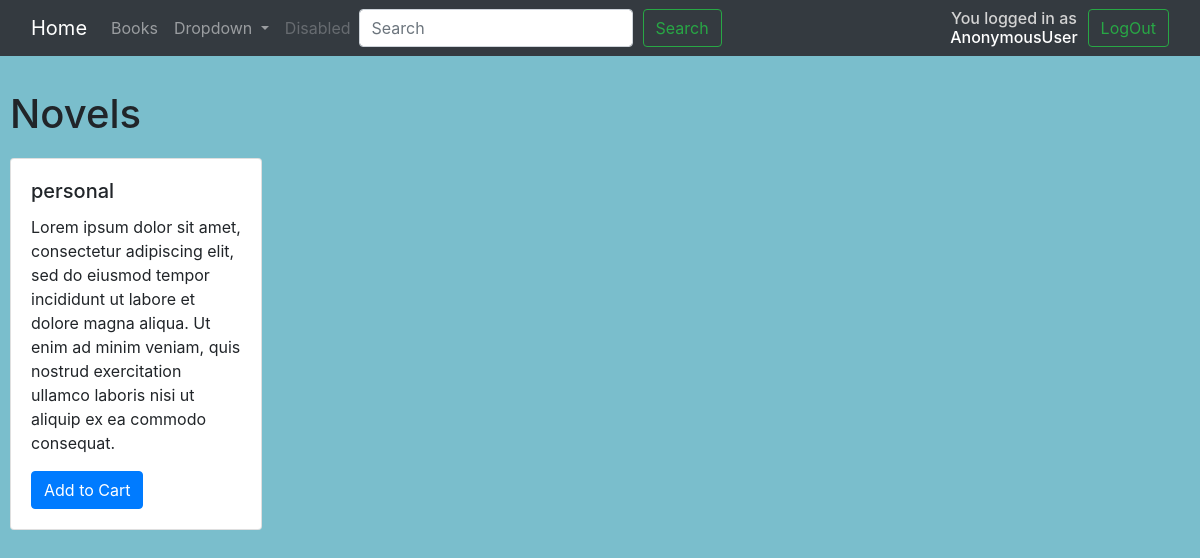
Screenshot of /novels/2/ with the database file from the repository.
### login/models.py (models this page shows, shortened)
class Novel(models.Model):
    name = models.CharField(max_length=200, null=True)
    description = models.CharField(max_length=300, null=True)
    author = models.ForeignKey(Author, null=True, on_delete=models.SET_NULL)

### login/views.py (the view)
# urls.py: path('novels/<str:pk>/', views.novels, name='novels'),
def novels(request, pk):
    author = Author.objects.get(id=pk)
    if 'search' in request.GET:
        search = request.GET['search']
        multiple = Q(Q(name__icontains=search) | Q(description__icontains=search))
        novel = Novel.objects.filter(multiple)
    else:
        novel = Novel.objects.all()
    context = {'novel': novel, 'author': author}
    return render(request, 'books/novel.html', context)

### templates/books/novel.html (shortened to what this page needs)
{% extends 'style/main.html' %}
{% block content %}
    <br><h1 style="margin: 10px">Novels</h1>
    {% for n in novel %}
        {% if n.author.id == author.id %}
            <div class="card" style="float: left; margin: 10px">
                <div class="card-body" style="width: 250px">
                    <h5 class="card-title">{{ n.name}}</h5>
                    <p class="card-text">{{ n.description }}</p>
                    <a href="#" class="btn btn-primary">Add to Cart</a>
            </div>
        </div>
        {% endif %}
    {% endfor %}
{% endblock %}

### templates/style/main.html (style rules this page uses)
body, html { margin: 0; padding: 0; height: 100%; background: #7abecc !important; }

### rows the page displays
Novel: name "personal", description "Lorem ipsum dolor sit amet, consectetur adipiscing elit, sed do eiusmod tempor incididunt ut labore et dolore magna aliqua. Ut enim ad minim veniam, quis nostrud exercitation ullamco laboris nisi ut aliquip ex ea commodo consequat."

### other values shown
{{ user }} "AnonymousUser"
